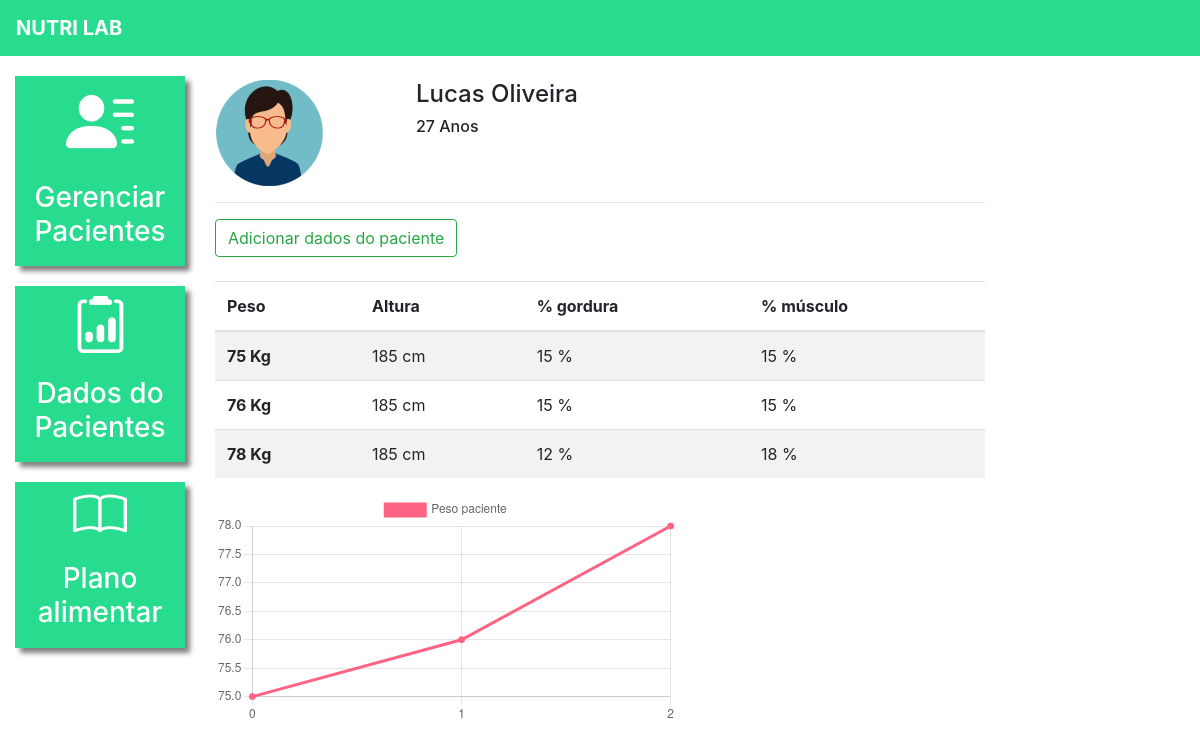
/dados_paciente/3/ (signed in), run on the app's committed database.
### plataforma/models.py (models this page shows, shortened)
class Pacientes(models.Model):
    choices_sexo = (('F', 'Feminino'),
                    ('M', 'Maculino'))
    nome = models.CharField(max_length=50)
    sexo = models.CharField(max_length=1, choices=choices_sexo)
    idade = models.IntegerField()
    email = models.EmailField()
    telefone = models.CharField(max_length=19)
    nutri = models.ForeignKey(User, on_delete=models.CASCADE)

class DadosPaciente(models.Model):
    paciente = models.ForeignKey(Pacientes, on_delete=models.CASCADE)
    data = models.DateTimeField()
    peso = models.IntegerField()
    altura = models.IntegerField()
    percentual_gordura = models.IntegerField()
    percentual_musculo = models.IntegerField()
    colesterol_hdl = models.IntegerField()
    colesterol_ldl = models.IntegerField()
    colesterol_total = models.IntegerField()
    trigliceridios = models.IntegerField()

### plataforma/views.py (the view, shortened to what this page needs)
# urls.py: path('dados_paciente/', views.dados_paciente_listar, name='dados_paciente_listar'),
@login_required(login_url='/auth/logar/')
def dados_paciente(request, id):
    paciente = get_object_or_404(Pacientes, id=id)
    if not paciente.nutri == request.user:
        messages.add_message(request, constants.ERROR, 'Esse paciente não é seu')
        return redirect('/dados_paciente/')
    if request.method == "GET":
        dados_paciente = DadosPaciente.objects.filter(paciente=paciente)
        return render(request, 'dados_paciente.html', {'paciente': paciente, 'dados_paciente': dados_paciente})

### plataforma/templates/dados_paciente.html (shortened to what this page needs)
{% extends 'base_plataforma.html' %}
{% load static %}
{% block 'plataforma' %}
    <br>
    <div class="row">
        <div class="col-md-3">
            {% if paciente.sexo == "M"%}
                <img src="{% static 'plataforma/img/perfil2.png' %}">
            {% else %}
                <img src="{% static 'plataforma/img/perfil1.png' %}">
            {% endif %}
        </div>
        <div class="col-md-3 dados descricao">
            <h4>{{ paciente.nome }}</h4>
            <h6>{{ paciente.idade }} Anos</h6>
        </div>
    </div>
    <hr>
    <button type="button" class="btn btn-outline-success" data-toggle="modal" data-target="#modal">
        Adicionar dados do paciente
    </button>
    <br>
    <br>
    <table class="table table-striped">
        <thead>
            <tr>
            <th scope="col">Peso</th>
            <th scope="col">Altura</th>
            <th scope="col">% gordura</th>
            <th scope="col">% músculo</th>
            </tr>
        </thead>
        <tbody>
            {% for dado in dados_paciente %}
                <tr>
                    <th scope="row">{{ dado.peso }} Kg</th>
                    <td>{{ dado.altura }} cm</td>
                    <td>{{ dado.percentual_gordura }} %</td>
                    <td>{{ dado.percentual_musculo }} %</td>
                </tr>
            {% endfor %}
        </tbody>
    </table>
    <div style="width: 60%;">
        <canvas id="myChart"></canvas>
    </div>
    <script>
        fetch("/grafico_peso/{{paciente.id}}/",{
            method: 'POST',
        }).then(function(result){
            return result.json()
        }).then(function(data_paciente){
            const data = {
                labels: data_paciente['labels'],
                datasets: [{
                label: 'Peso paciente',
                backgroundColor: 'rgb(255, 99, 132)',
                borderColor: 'rgb(255, 99, 132)',
                data: data_paciente['peso'],
                }]
            };
            const config = {
                type: 'line',
                data: data,
                options: {}
            };
            const myChart = new Chart(
                document.getElementById('myChart'),
                config
            );
        })
    </script>
{% endblock%}

### templates/base_plataforma.html
{% extends 'base.html' %}
{% load static  %}
{% block 'head' %}
    <link rel="stylesheet" href="{% static 'plataforma/css/css.css' %}">
    <link rel="stylesheet" href="{% static 'plataforma/css/plano_alimentar.css' %}">
{% endblock %}
{% block 'body' %}
    <div class="container-fluid">
        <div class="row">
            <div class="col-md-2">
                <a href="{% url 'pacientes' %}" class="link-lateral">
                  <div class="card-lateral">
                      <img src="{% static 'plataforma/img/paciente.png' %}">
                      <br>
                      <br>
                      <h3>Gerenciar Pacientes</h3>
                  </div>
                </a>
                <a href="{% url 'dados_paciente_listar' %}" class="link-lateral">
                  <div class="card-lateral">
                      <img src="{% static 'plataforma/img/dados_paciente.png' %}">
                      <br>
                      <br>
                      <h3>Dados do Pacientes</h3>
                  </div>
                </a>
                <a href="{% url 'plano_alimentar_listar' %}" class="link-lateral">
                  <div class="card-lateral">
                      <img src="{% static 'plataforma/img/plano_alimentar.png' %}">
                      <br>
                      <br>
                      <h3>Plano alimentar</h3>
                  </div>
                </a>
            </div>
            <div class="col-md-8">
                {% block 'plataforma' %}
                {% endblock %}
            </div>
        </div>
    </div>
{% endblock%}

### templates/base.html (shortened to what this page needs)
{% load static %}
<!doctype html>
<html lang="pt-BR">
  <head>
    {% block 'head' %}{% endblock  %}
    <link rel="stylesheet" href="https://cdn.jsdelivr.net/npm/bootstrap@4.6.1/dist/css/bootstrap.min.css">
  </head>
  <body>
    {% if user.is_authenticated %}
      <nav style="background-color: #27DB8F;" class="navbar navbar-expand-lg navbar-dark">
        <a style="font-weight: bold" class="navbar-brand" href="#">NUTRI LAB</a>
      </nav>
    {% endif %}
    {% block 'body' %}{% endblock  %}
  </body>
</html>

### templates/static/plataforma/css/css.css (style rules this page uses)
.card-lateral { background-color: #27DB8F; margin-top: 20px; padding: 10px; color: white; font-weight: bold; text-decoration: none; text-align: center; box-shadow: 5px 5px 5px gray; }
.dados { font-weight: bold; }
.descricao { margin-left: -12%; }
@media (max-width: 1300px) { .descricao { margin-left: 1px; } }

### data on the page
Pacientes: nome "Lucas Oliveira", idade "27"
DadosPaciente: peso "75", altura "185", percentual_gordura "15", percentual_musculo "15"
DadosPaciente: peso "76", altura "185", percentual_gordura "15", percentual_musculo "15"
DadosPaciente: peso "78", altura "185", percentual_gordura "12", percentual_musculo "18"
